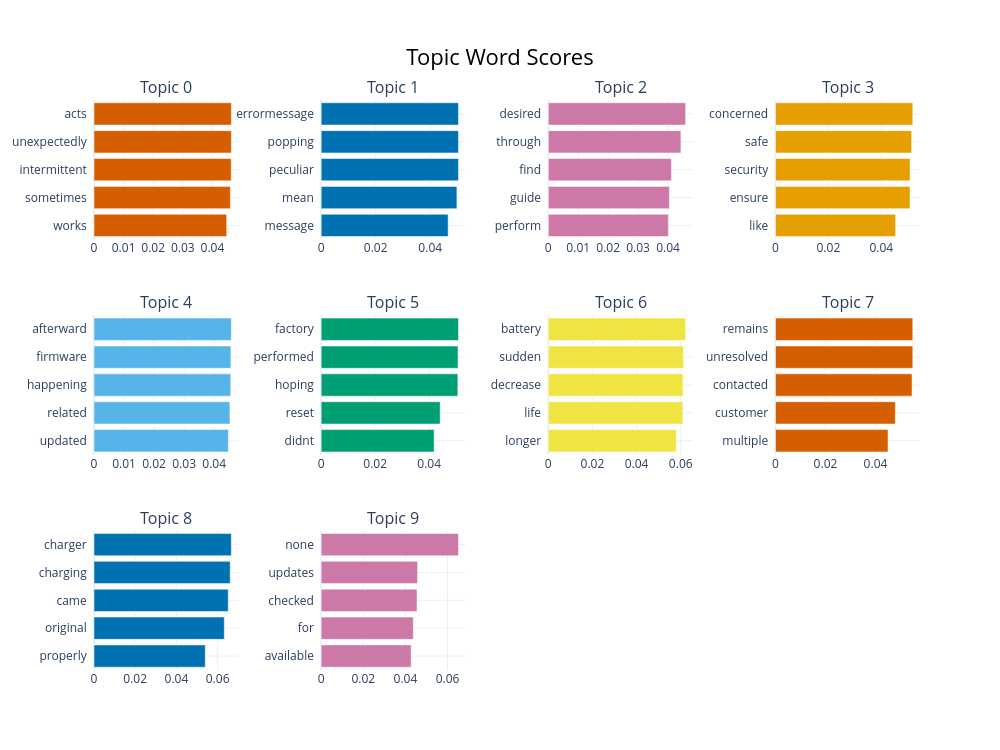

Notebook cell for this chart:
### Code cell
# Distribution of Topic Frequencies (Histogram-style)
fig_barchart = topic_model.visualize_barchart(top_n_topics=10)
fig_barchart.write_html(os.path.join(figures_dir, 'bertopic_barchart.html'))
fig_barchart.write_image(os.path.join(figures_dir, 'bertopic_barchart.png'), scale=2)
display(fig_barchart)

### Figure 1 — Plotly figure (JSON) as saved in the notebook; plotly's stock layout.template omitted (floating-point values rounded to 4 significant figures)
{"data": [{"marker": {"color": "#D55E00"}, "orientation": "h", "type": "bar", "x": [0.04482, 0.04606, 0.04634, 0.04638, 0.04638], "xaxis": "x", "y": ["works  ", "sometimes  ", "intermittent  ", "unexpectedly  ", "acts  "], "yaxis": "y"}, {"marker": {"color": "#0072B2"}, "orientation": "h", "type": "bar", "x": [0.04658, 0.04978, 0.05036, 0.05036, 0.05036], "xaxis": "x2", "y": ["message  ", "mean  ", "peculiar  ", "popping  ", "errormessage  "], "yaxis": "y2"}, {"marker": {"color": "#CC79A7"}, "orientation": "h", "type": "bar", "x": [0.0401, 0.04046, 0.04113, 0.0443, 0.04588], "xaxis": "x3", "y": ["perform  ", "guide  ", "find  ", "through  ", "desired  "], "yaxis": "y3"}, {"marker": {"color": "#E69F00"}, "orientation": "h", "type": "bar", "x": [0.04539, 0.05084, 0.05086, 0.05144, 0.05188], "xaxis": "x4", "y": ["like  ", "ensure  ", "security  ", "safe  ", "concerned  "], "yaxis": "y4"}, {"marker": {"color": "#56B4E9"}, "orientation": "h", "type": "bar", "x": [0.04474, 0.04524, 0.04552, 0.04557, 0.04571], "xaxis": "x5", "y": ["updated  ", "related  ", "happening  ", "firmware  ", "afterward  "], "yaxis": "y5"}, {"marker": {"color": "#009E73"}, "orientation": "h", "type": "bar", "x": [0.04182, 0.04405, 0.05059, 0.05064, 0.05083], "xaxis": "x6", "y": ["didnt  ", "reset  ", "hoping  ", "performed  ", "factory  "], "yaxis": "y6"}, {"marker": {"color": "#F0E442"}, "orientation": "h", "type": "bar", "x": [0.05795, 0.06094, 0.06102, 0.0612, 0.06221], "xaxis": "x7", "y": ["longer  ", "life  ", "decrease  ", "sudden  ", "battery  "], "yaxis": "y7"}, {"marker": {"color": "#D55E00"}, "orientation": "h", "type": "bar", "x": [0.04499, 0.04791, 0.0546, 0.0549, 0.0549], "xaxis": "x8", "y": ["multiple  ", "customer  ", "contacted  ", "unresolved  ", "remains  "], "yaxis": "y8"}, {"marker": {"color": "#0072B2"}, "orientation": "h", "type": "bar", "x": [0.05399, 0.06324, 0.06516, 0.06609, 0.06664], "xaxis": "x9", "y": ["properly  ", "original  ", "came  ", "charging  ", "charger  "], "yaxis": "y9"}, {"marker": {"color": "#CC79A7"}, "orientation": "h", "type": "bar", "x": [0.0427, 0.04374, 0.04549, 0.04577, 0.06518], "xaxis": "x10", "y": ["available  ", "for  ", "checked  ", "updates  ", "none  "], "yaxis": "y10"}], "layout": {"annotations": [{"font": {"size": 16}, "showarrow": false, "text": "Topic 0", "x": 0.0875, "xanchor": "center", "xref": "paper", "y": 1, "yanchor": "bottom", "yref": "paper"}, {"font": {"size": 16}, "showarrow": false, "text": "Topic 1", "x": 0.3625, "xanchor": "center", "xref": "paper", "y": 1, "yanchor": "bottom", "yref": "paper"}, {"font": {"size": 16}, "showarrow": false, "text": "Topic 2", "x": 0.6375, "xanchor": "center", "xref": "paper", "y": 1, "yanchor": "bottom", "yref": "paper"}, {"font": {"size": 16}, "showarrow": false, "text": "Topic 3", "x": 0.9125, "xanchor": "center", "xref": "paper", "y": 1, "yanchor": "bottom", "yref": "paper"}, {"font": {"size": 16}, "showarrow": false, "text": "Topic 4", "x": 0.0875, "xanchor": "center", "xref": "paper", "y": 0.6222, "yanchor": "bottom", "yref": "paper"}, {"font": {"size": 16}, "showarrow": false, "text": "Topic 5", "x": 0.3625, "xanchor": "center", "xref": "paper", "y": 0.6222, "yanchor": "bottom", "yref": "paper"}, {"font": {"size": 16}, "showarrow": false, "text": "Topic 6", "x": 0.6375, "xanchor": "center", "xref": "paper", "y": 0.6222, "yanchor": "bottom", "yref": "paper"}, {"font": {"size": 16}, "showarrow": false, "text": "Topic 7", "x": 0.9125, "xanchor": "center", "xref": "paper", "y": 0.6222, "yanchor": "bottom", "yref": "paper"}, {"font": {"size": 16}, "showarrow": false, "text": "Topic 8", "x": 0.0875, "xanchor": "center", "xref": "paper", "y": 0.2444, "yanchor": "bottom", "yref": "paper"}, {"font": {"size": 16}, "showarrow": false, "text": "Topic 9", "x": 0.3625, "xanchor": "center", "xref": "paper", "y": 0.2444, "yanchor": "bottom", "yref": "paper"}], "height": 750, "hoverlabel": {"bgcolor": "white", "font": {"family": "Rockwell", "size": 16}}, "showlegend": false, "title": {"font": {"color": "Black", "size": 22}, "text": "Topic Word Scores", "x": 0.5, "xanchor": "center", "yanchor": "top"}, "width": 1000, "xaxis": {"anchor": "y", "domain": [0, 0.175], "showgrid": true}, "xaxis10": {"anchor": "y10", "domain": [0.275, 0.45], "showgrid": true}, "xaxis11": {"anchor": "y11", "domain": [0.55, 0.725], "showgrid": true}, "xaxis12": {"anchor": "y12", "domain": [0.825, 1], "showgrid": true}, "xaxis2": {"anchor": "y2", "domain": [0.275, 0.45], "showgrid": true}, "xaxis3": {"anchor": "y3", "domain": [0.55, 0.725], "showgrid": true}, "xaxis4": {"anchor": "y4", "domain": [0.825, 1], "showgrid": true}, "xaxis5": {"anchor": "y5", "domain": [0, 0.175], "showgrid": true}, "xaxis6": {"anchor": "y6", "domain": [0.275, 0.45], "showgrid": true}, "xaxis7": {"anchor": "y7", "domain": [0.55, 0.725], "showgrid": true}, "xaxis8": {"anchor": "y8", "domain": [0.825, 1], "showgrid": true}, "xaxis9": {"anchor": "y9", "domain": [0, 0.175], "showgrid": true}, "yaxis": {"anchor": "x", "domain": [0.7556, 1], "showgrid": true}, "yaxis10": {"anchor": "x10", "domain": [0, 0.2444], "showgrid": true}, "yaxis11": {"anchor": "x11", "domain": [0, 0.2444], "showgrid": true}, "yaxis12": {"anchor": "x12", "domain": [0, 0.2444], "showgrid": true}, "yaxis2": {"anchor": "x2", "domain": [0.7556, 1], "showgrid": true}, "yaxis3": {"anchor": "x3", "domain": [0.7556, 1], "showgrid": true}, "yaxis4": {"anchor": "x4", "domain": [0.7556, 1], "showgrid": true}, "yaxis5": {"anchor": "x5", "domain": [0.3778, 0.6222], "showgrid": true}, "yaxis6": {"anchor": "x6", "domain": [0.3778, 0.6222], "showgrid": true}, "yaxis7": {"anchor": "x7", "domain": [0.3778, 0.6222], "showgrid": true}, "yaxis8": {"anchor": "x8", "domain": [0.3778, 0.6222], "showgrid": true}, "yaxis9": {"anchor": "x9", "domain": [0, 0.2444], "showgrid": true}}}
